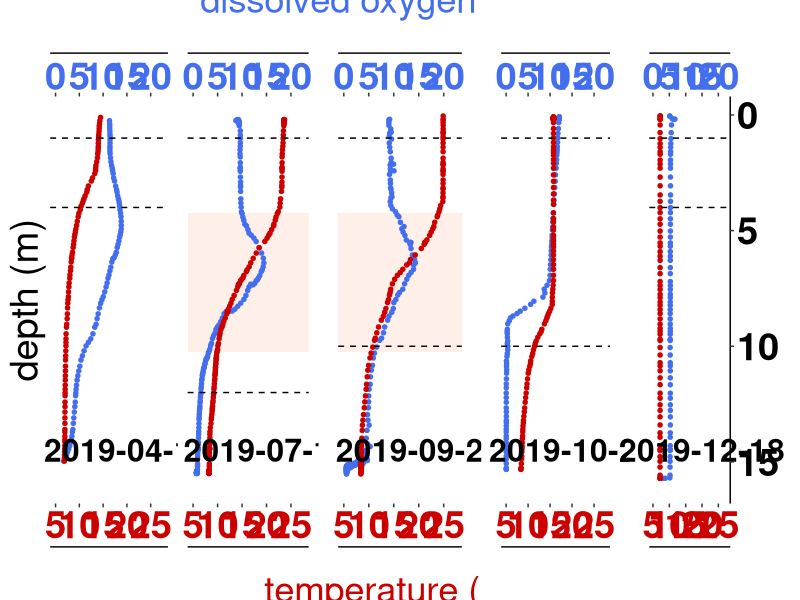

Write R code to recreate this figure.
## ---- chunk 1
knitr::opts_chunk$set(echo = TRUE)

#loading packages

library(readr)
library(here)
library(ggplot2)
library(cowplot)
library(reshape2)

#import oxygen and temperature data for different sampling dates

Temp_Ox_ROT190410 <- read.csv(here("01_Data","temp_oxygen_profile_watercolumn_ROT190410.csv"), header = TRUE , sep = ";" , stringsAsFactors = FALSE, na.strings = "#NV")

Temp_Ox_ROT190717 <- read.csv(here("01_Data","temp_oxygen_profile_watercolumn_ROT190717.csv"), header = TRUE , sep = ";" , stringsAsFactors = FALSE, na.strings = "#NV")

Temp_Ox_ROT190925 <- read.csv(here("01_Data","temp_oxygen_profile_watercolumn_ROT190925.csv"), header = TRUE , sep = ";" , stringsAsFactors = FALSE, na.strings = "#NV")

Temp_Ox_ROT191023 <- read.csv(here("01_Data","temp_oxygen_profile_watercolumn_ROT191023.csv"), header = TRUE , sep = ";" , stringsAsFactors = FALSE, na.strings = "#NV")

Temp_Ox_ROT191218 <- read.csv(here("01_Data","temp_oxygen_profile_watercolumn_ROT191218.csv"), header = TRUE , sep = ";" , stringsAsFactors = FALSE, na.strings = "#NV")


#reshape temperature and oxygen dataframes for each date

ROT190410_Temp <- melt(subset(Temp_Ox_ROT190410, select= c(temp_C, depth_m)),id.var="depth_m")
ROT190410_Ox <- melt(subset(Temp_Ox_ROT190410, select= c(DO_mgL, depth_m)),id.var="depth_m")

ROT190717_Temp <- melt(subset(Temp_Ox_ROT190717, select= c(temp_C, depth_m)),id.var="depth_m")
ROT190717_Ox <- melt(subset(Temp_Ox_ROT190717, select= c(DO_mgL, depth_m)),id.var="depth_m")

ROT190925_Temp <- melt(subset(Temp_Ox_ROT190925, select= c(temp_C, depth_m)),id.var="depth_m")
ROT190925_Ox <- melt(subset(Temp_Ox_ROT190925, select= c(DO_mgL, depth_m)),id.var="depth_m")

ROT191023_Temp <- melt(subset(Temp_Ox_ROT191023, select= c(temp_C, depth_m)),id.var="depth_m")
ROT191023_Ox <- melt(subset(Temp_Ox_ROT191023, select= c(DO_mgL, depth_m)),id.var="depth_m")

ROT191218_Temp <- melt(subset(Temp_Ox_ROT191218, select= c(temp_C, depth_m)),id.var="depth_m")
ROT191218_Ox <- melt(subset(Temp_Ox_ROT191218, select= c(DO_mgL, depth_m)),id.var="depth_m")

## ---- chunk 2

#Fig. 2

#create depth vector for plotting 

ROT_depth <- c(seq(from=0, to= 16, by=1)) 


#select n rows for a better visualization 

#temperature

ROT190410_Temp1 = ROT190410_Temp[seq(10, nrow(ROT190410_Temp), 10), ]
ROT190717_Temp1 = ROT190717_Temp[seq(10, nrow(ROT190717_Temp), 10), ] 
ROT190925_Temp1 = ROT190925_Temp[seq(10, nrow(ROT190925_Temp), 10), ] 
ROT191023_Temp1 = ROT191023_Temp[seq(20, nrow(ROT191023_Temp), 10), ]
ROT191218_Temp1 = ROT191218_Temp[seq(10, nrow(ROT191218_Temp), 10), ]


#DO

ROT190410_Ox1 = ROT190410_Ox[seq(20, nrow(ROT190410_Ox), 10), ]
ROT190717_Ox1 = ROT190717_Ox[seq(20, nrow(ROT190717_Ox),10), ] 
ROT190925_Ox1 = ROT190925_Ox[seq(20, nrow(ROT190925_Ox), 10), ] 
ROT191023_Ox1 = ROT191023_Ox[seq(20, nrow(ROT191023_Ox), 10), ]
ROT191218_Ox1 = ROT191218_Ox[seq(20, nrow(ROT191218_Ox), 10), ]


pSpring <- ggplot()+
  geom_point(data=ROT190410_Ox1, aes(x = value+5, y=depth_m), color="royalblue2", shape=20, size=2)+
  geom_point(data=ROT190410_Temp1, aes(x = value, y=depth_m), color="red3", shape=20, size=2)+
  scale_x_continuous("temperature (°C)", breaks=c(0,5,10,15,20,25), position = "bottom", sec.axis = dup_axis((~ .-5 ), name= "dissolved oxygen [mg/L]"))+
  ylab("depth (m)")+ xlab("temperature")+
  coord_cartesian(clip="off", ylim= rev(range(ROT_depth)), xlim=c(5,27.5))+
  geom_hline(yintercept = 1, color="black", linetype= "dashed")+
  geom_hline(yintercept = 4, color="black", linetype= "dashed")+
  #annotate("text",x=22.5 ,y=5,label="establishment stratification", fontface=2, size=8,color="black")+
  annotate("text",x=20 ,y=14.5,label="2019-04-10", fontface=2, size=8,color="black")+
  #annotate("text",x=25 ,y=4.5,label="thermocline", fontface=2, size=8,color="lightsalmon")+
  #annotate("text",x=25 ,y=5.5,label="oxycline", fontface=2, size=8,color="lightsalmon")+
  theme(axis.line = element_line(colour = "black"),
        legend.position="right",
        panel.background = element_blank(),
        panel.border = element_blank(),
        axis.text.x = element_text(face='bold',color="red3", size=27.5),
        axis.text.x.top = element_text(face='bold',color="royalblue2", size=27.5),
        axis.text.y = element_text(face='bold', color='black', size=27.5),
        #axis.title.x = element_text(color="red3", size=27.5),
       # axis.title.x.top = element_text( color="royalblue1", size=27.5),
       axis.title.x = element_blank(),
       axis.title.x.top = element_blank(),
        axis.title.y = element_text( color='black', size=27.5),
        legend.title = element_text(size=27.5, face= "bold"),
        legend.background=element_blank(),
        legend.key=element_rect(fill="white"),
        legend.text=element_text(size=27.5),
        legend.key.height= unit(0.7, 'cm'),
        legend.key.width= unit(0.7, 'cm'),
        legend.spacing.y = unit(0.25, "cm"),
        plot.margin = unit(c(1.35,0.25,1.35,0.25), "cm"))


pSummer <- ggplot()+
  annotate("rect", xmin = -Inf ,xmax = Inf ,ymin = 4.25, ymax = 10.25, alpha=0.16, fill="lightsalmon")+
  geom_point(data=ROT190717_Ox1, aes(x = value+5, y=depth_m), color="royalblue2", shape=20, size=2)+
  geom_point(data=ROT190717_Temp1, aes(x = value, y=depth_m), color="red3", shape=20, size=2)+
  scale_x_continuous("temperature (°C)", breaks=c(0,5,10,15,20,25), position = "bottom", sec.axis = dup_axis((~ . -5), name= "dissolved oxygen [mg/L]"))+
  ylab("depth (m)")+ xlab("temperature")+
  coord_cartesian(clip="off", ylim= rev(range(ROT_depth)), xlim=c(5,27.5))+
  geom_hline(yintercept = 1, color="black", linetype= "dashed")+
  geom_hline(yintercept = 12, color="black", linetype= "dashed")+
  #annotate("text",x=22.5 ,y=5,label="stratification", fontface=2, size=8,color="black")+
  annotate("text",x=20 ,y=14.5,label="2019-07-17", fontface=2, size=8,color="black")+
  theme(axis.line = element_line(colour = "black"),
        legend.position="right",
        panel.background = element_blank(),
        panel.border = element_blank(),
        axis.text.x = element_text(face='bold',color="red3", size=27.5),
        axis.text.x.top = element_text(face='bold',color="royalblue2", size=27.5),
        axis.text.y = element_blank(),
        axis.line.y = element_blank(),
        axis.ticks.y = element_blank(),
        axis.title.y= element_blank(),
        #axis.title.x = element_text(color="red3", size=27.5),
        # axis.title.x.top = element_text( color="royalblue1", size=27.5),
        axis.title.x = element_blank(),
        axis.title.x.top = element_blank(),
        legend.title = element_text(size=27.5, face= "bold"),
        legend.background=element_blank(),
        legend.key=element_rect(fill="white"),
        legend.text=element_text(size=27.5),
        legend.key.height= unit(0.7, 'cm'),
        legend.key.width= unit(0.7, 'cm'),
        legend.spacing.y = unit(0.25, "cm"),
        plot.margin = unit(c(1.35,0.25,1.35,0.25), "cm"))



pAutumn1 <- ggplot()+
  annotate("rect", xmin = -Inf ,xmax = Inf ,ymin = 4.25, ymax = 10.25, alpha=0.16, fill="lightsalmon")+
  geom_point(data=ROT190925_Ox1, aes(x = value+5, y=depth_m), color="royalblue2", shape=20, size=2)+
  geom_point(data=ROT190925_Temp1, aes(x = value, y=depth_m), color="red3", shape=20, size=2)+
  scale_x_continuous("temperature (°C)", breaks=c(0,5,10,15,20,25), position = "bottom", sec.axis = dup_axis((~ . -5),name= "dissolved oxygen [mg/L]"))+
  ylab("depth (m)")+ xlab("temperature")+
  coord_cartesian(clip="off", ylim= rev(range(ROT_depth)), xlim=c(5,27.5))+
  geom_hline(yintercept = 1, color="black", linetype= "dashed")+
  geom_hline(yintercept = 10, color="black", linetype= "dashed")+
  #annotate("text",x=22.5 ,y=5,label="stratification", fontface=2, size=8,color="black")+
  annotate("text",x=20 ,y=14.5,label="2019-09-25", fontface=2, size=8,color="black")+
  annotate("text",x=15 ,y=-5,label="dissolved oxygen [mg/L]", size=9.25,color="royalblue2")+
  annotate("text",x=16 ,y=20.5,label="temperature (°C)", size=9.25,color="red3")+
  theme(axis.line = element_line(colour = "black"),
        legend.position="right",
        panel.background = element_blank(),
        panel.border = element_blank(),
        axis.text.x = element_text(face='bold',color="red3", size=27.5),
        axis.text.x.top = element_text(face='bold',color="royalblue2", size=27.5),
        #axis.title.x = element_text(color="red3", size=27.5),
        #axis.title.x.top = element_text( color="royalblue1", size=27.5),
        axis.title.x = element_blank(),
        axis.title.x.top = element_blank(),
        axis.text.y = element_blank(),
        axis.line.y = element_blank(),
        axis.ticks.y = element_blank(),
        axis.title.y= element_blank(),
        legend.title = element_text(size=27.5, face= "bold"),
        legend.background=element_blank(),
        legend.key=element_rect(fill="white"),
        legend.text=element_text(size=27.5),
        legend.key.height= unit(0.7, 'cm'),
        legend.key.width= unit(0.7, 'cm'),
        legend.spacing.y = unit(0.25, "cm"),
        plot.margin = unit(c(1.35,0.5,1.35,0.5), "cm"))



pAutumn2 <- ggplot()+
  geom_point(data=ROT191023_Ox1, aes(x = value+5, y=depth_m), color="royalblue2", shape=20, size=2)+
  geom_point(data=ROT191023_Temp1, aes(x = value, y=depth_m), color="red3", shape=20, size=2)+
  scale_x_continuous("temperature (°C)", breaks=c(0,5,10,15,20,25), position = "bottom", sec.axis = dup_axis((~ . -5), name= "dissolved oxygen [mg/L]"))+
  ylab("depth (m)")+ xlab("temperature")+
  coord_cartesian(clip="off", ylim= rev(range(ROT_depth)), xlim=c(5,27.5))+
  geom_hline(yintercept = 1, color="black", linetype= "dashed")+
  geom_hline(yintercept = 10, color="black", linetype= "dashed")+
  #annotate("text",x=22.5 ,y=5,label="onset turnover", fontface=2, size=8,color="black")+
  annotate("text",x=20 ,y=14.5,label="2019-10-23", fontface=2, size=8,color="black")+
  theme(axis.line = element_line(colour = "black"),
        legend.position="right",
        panel.background = element_blank(),
        panel.border = element_blank(),
        axis.text.x = element_text(face='bold',color="red3", size=27.5),
        axis.text.x.top = element_text(face='bold',color="royalblue2", size=27.5),
        axis.text.y = element_blank(),
        axis.line.y = element_blank(),
        axis.ticks.y = element_blank(),
        axis.title.y= element_blank(),
        #axis.title.x = element_text(color="red3", size=27.5),
        # axis.title.x.top = element_text( color="royalblue1", size=27.5),
        axis.title.x = element_blank(),
        axis.title.x.top = element_blank(),
        legend.title = element_text(size=27.5, face= "bold"),
        legend.background=element_blank(),
        legend.key=element_rect(fill="white"),
        legend.text=element_text(size=27.5),
        legend.key.height= unit(0.7, 'cm'),
        legend.key.width= unit(0.7, 'cm'),
        legend.spacing.y = unit(0.25, "cm"),
        plot.margin = unit(c(1.35,0.5,1.35,0.5), "cm"))



pWinter <- ggplot()+
  geom_point(data=ROT191218_Ox1, aes(x = value+5, y=depth_m), color="royalblue2", shape=20, size=2)+
  geom_point(data=ROT191218_Temp1, aes(x = value, y=depth_m), color="red3", shape=20, size=2)+
  scale_x_continuous("temperature (°C)", breaks=c(0,5,10,15,20,25), position = "bottom", sec.axis = dup_axis((~ . -5 ),name= "dissolved oxygen [mg/L]"))+
  scale_y_continuous("depth (m)", breaks=c(0,5,10,15), position = "left", sec.axis = sec_axis((~ . ),name= "depth (m)"))+
  ylab("depth (m)")+ xlab("temperature")+
  coord_cartesian(clip="off", ylim= rev(range(ROT_depth)), xlim=c(5,27.5))+
  geom_hline(yintercept = 1, color="black", linetype= "dashed")+
  geom_hline(yintercept = 4, color="black", linetype= "dashed")+
  #annotate("text",x=22.5 ,y=5,label="vertical mixing", fontface=2, size=8,color="black")+
  annotate("text",x=20 ,y=14.5,label="2019-12-18", fontface=2, size=8,color="black")+
  theme(axis.line = element_line(colour = "black"),
        legend.position="right",
        panel.background = element_blank(),
        panel.border = element_blank(),
        axis.text.x = element_text(face='bold',color="red3", size=27.5),
        axis.text.x.top = element_text(face='bold',color="royalblue2", size=27.5),
        axis.text.y.right = element_text(face='bold', color='black', size=27.5),
        axis.text.y.left = element_blank(),
        axis.line.y.left = element_blank(),
        axis.ticks.y.left = element_blank(),
        #axis.title.x = element_text(color="red3", size=27.5),
        # axis.title.x.top = element_text( color="royalblue1", size=27.5),
        axis.title.x = element_blank(),
        axis.title.x.top = element_blank(),
        axis.title.y.right = element_blank(),
        axis.title.y.left = element_blank(),
        legend.title = element_text(size=27.5, face= "bold"),
        legend.background=element_blank(),
        legend.key=element_rect(fill="white"),
        legend.text=element_text(size=27.5),
        legend.key.height= unit(0.7, 'cm'),
        legend.key.width= unit(0.7, 'cm'),
        legend.spacing.y = unit(0.25, "cm"),
        plot.margin = unit(c(1.35,0.5,1.35,0.5), "cm"))

FigS2 <- plot_grid(pSpring, pSummer, pAutumn1, pAutumn2, pWinter, ncol=5, align= "h", rel_widths = c(1.2,0.95,1.1,1,1.15))

## ---- chunk 3

plot(FigS2)

